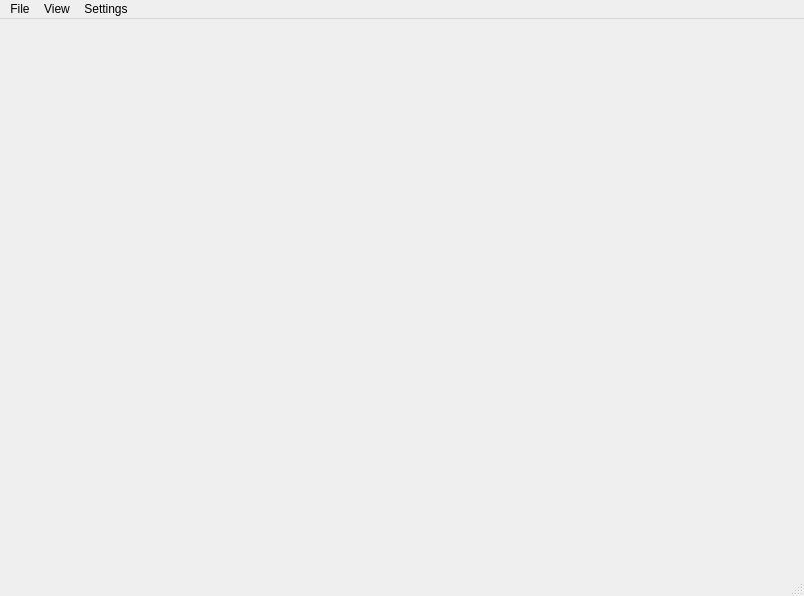
<?xml version="1.0" encoding="UTF-8"?>
<ui version="4.0">
 <class>MainWindow</class>
 <widget class="QMainWindow" name="MainWindow">
  <property name="geometry">
   <rect>
    <x>0</x>
    <y>0</y>
    <width>804</width>
    <height>596</height>
   </rect>
  </property>
  <property name="windowTitle">
   <string>Speechy Keen</string>
  </property>
  <property name="windowIcon">
   <iconset>
    <normaloff>Speechy Keen Logo.png</normaloff>Speechy Keen Logo.png</iconset>
  </property>
  <property name="iconSize">
   <size>
    <width>40</width>
    <height>40</height>
   </size>
  </property>
  <widget class="QWidget" name="centralwidget"/>
  <widget class="QMenuBar" name="menubar">
   <property name="geometry">
    <rect>
     <x>0</x>
     <y>0</y>
     <width>804</width>
     <height>31</height>
    </rect>
   </property>
   <widget class="QMenu" name="menuFile">
    <property name="title">
     <string>File</string>
    </property>
    <addaction name="actionOpen"/>
   </widget>
   <widget class="QMenu" name="menuView">
    <property name="title">
     <string>View</string>
    </property>
    <addaction name="actionDashboard"/>
    <addaction name="actionSpeech_Notes"/>
   </widget>
   <widget class="QMenu" name="menuSettings">
    <property name="title">
     <string>Settings</string>
    </property>
    <addaction name="actionFlags"/>
    <addaction name="actionDashboard_Widgets"/>
    <addaction name="actionTheme"/>
    <addaction name="actionPreference_Profiles"/>
   </widget>
   <addaction name="menuFile"/>
   <addaction name="menuView"/>
   <addaction name="menuSettings"/>
  </widget>
  <widget class="QStatusBar" name="statusbar"/>
  <action name="actionDashboard">
   <property name="text">
    <string>Dashboard</string>
   </property>
  </action>
  <action name="actionSpeech_Notes">
   <property name="text">
    <string>Speech Notes</string>
   </property>
  </action>
  <action name="actionOpen">
   <property name="text">
    <string>Open File</string>
   </property>
  </action>
  <action name="actionFlags">
   <property name="text">
    <string>Alert Flags</string>
   </property>
  </action>
  <action name="actionDashboard_Widgets">
   <property name="text">
    <string>Dashboard Widgets</string>
   </property>
  </action>
  <action name="actionTheme">
   <property name="text">
    <string>Theme</string>
   </property>
  </action>
  <action name="actionPreference_Profiles">
   <property name="text">
    <string>Preference Profiles</string>
   </property>
  </action>
 </widget>
 <resources/>
 <connections/>
</ui>
